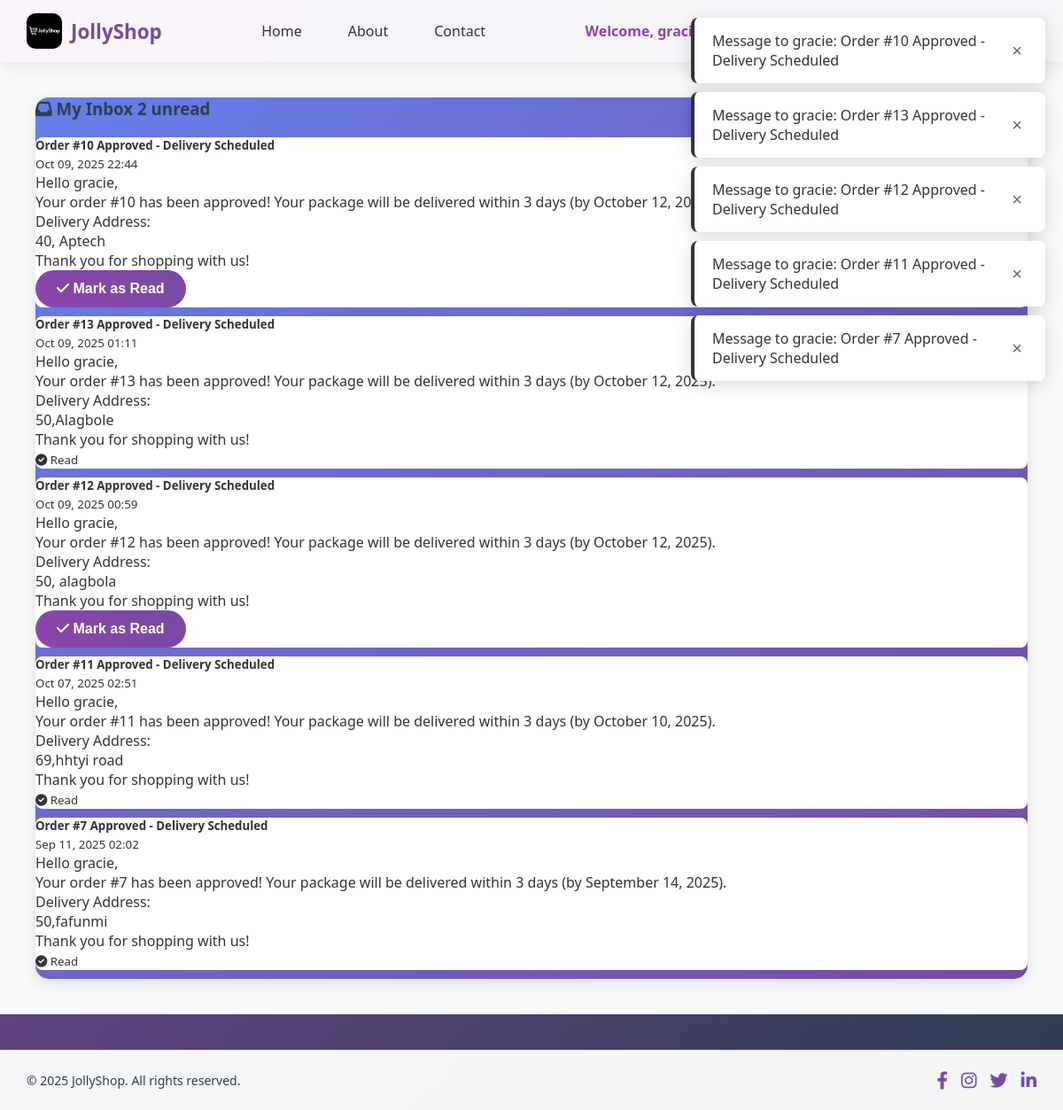
Screenshot of /inbox/ (signed in) with the database file from the repository.
### Mini_catalog/models.py (models this page shows)
class InboxMessage(models.Model):
    user = models.ForeignKey(User, on_delete=models.CASCADE)
    subject = models.CharField(max_length=200)
    message = models.TextField()
    created_at = models.DateTimeField(auto_now_add=True)
    is_read = models.BooleanField(default=False)
    message_type = models.CharField(max_length=50, default='general')  # 'general', 'order_update', etc.
    def __str__(self):
        return f"Message to {self.user.username}: {self.subject}"
    class Meta:
        ordering = ['-created_at']

### Mini_catalog/views.py (the view)
# urls.py: path("inbox/", views.inbox, name="inbox"),
@login_required
def inbox(request):
    messages_list = InboxMessage.objects.filter(user=request.user).order_by('-created_at')
    unread_count = messages_list.filter(is_read=False).count()
    if request.method == 'POST':
        message_id = request.POST.get('mark_read')
        if message_id:
            message = get_object_or_404(InboxMessage, id=message_id, user=request.user)
            message.is_read = True
            message.save()
    return render(request, 'inbox.html', {
        'messages': messages_list,
        'unread_count': unread_count,
    })

### Mini_catalog/templates/inbox.html (shortened to what this page needs)
{% extends 'base.html' %}
{% block content %}
<div class="container mt-4">
    <div class="row">
        <div class="col-md-12">
<div class="card" style="background: linear-gradient(135deg, #667eea 0%, #764ba2 100%); color: white;">
    <div class="card-header" style="background: transparent; border-bottom: none;">
        <h3 class="card-title">
            <i class="fas fa-inbox"></i> My Inbox
            {% if unread_count > 0 %}
                <span class="badge badge-danger">{{ unread_count }} unread</span>
            {% endif %}
        </h3>
    </div>
    <div class="card-body" style="background: transparent;">
        {% if messages %}
            <div class="list-group">
                {% for message in messages %}
                    <div class="list-group-item {% if not message.is_read %}list-group-item-primary{% endif %}" style="background: white; color: #333; border-radius: 8px; margin-bottom: 10px;">
                        <div class="d-flex w-100 justify-content-between">
                            <h5 class="mb-1">{{ message.subject }}</h5>
                            <small>{{ message.created_at|date:"M d, Y H:i" }}</small>
                        </div>
                        <p class="mb-1">{{ message.message|linebreaks }}</p>
                        {% if not message.is_read %}
                            <form method="post" class="d-inline">
                                <button type="submit" class="btn btn-sm btn-outline-secondary">
                                    <i class="fas fa-check"></i> Mark as Read
                                </button>
                            </form>
                        {% else %}
                            <small class="text-muted"><i class="fas fa-check-circle"></i> Read</small>
                        {% endif %}
                    </div>
                {% endfor %}
            </div>
        {% else %}
            <div class="text-center py-5">
                <i class="fas fa-inbox fa-3x text-muted mb-3"></i>
                <h4 class="text-muted">No messages yet</h4>
                <p class="text-muted">Your inbox is empty. Messages will appear here when you receive updates about your orders.</p>
            </div>
        {% endif %}
    </div>
</div>
        </div>
    </div>
</div>
{% endblock %}

### Mini_catalog/templates/base.html (shortened to what this page needs)
{% load static %}
{% load humanize %}
<!DOCTYPE html>
<html lang="en">
<head>
    <link rel="stylesheet" href="https://cdnjs.cloudflare.com/ajax/libs/font-awesome/6.0.0/css/all.min.css">
</head>
<body>
    <nav class="navbar">
        <div class="logo">
            <img src="{% static 'images/Jollyshop.jpg' %}" alt="JollyShop Logo">
            <span>JollyShop</span>
        </div>
        <div class="nav-links">
            <a href="{% url 'product_list' %}">Home</a>
            <a href="{% url 'about' %}">About</a>
            <a href="{% url 'contact' %}">Contact</a>
        </div>
        <div class="nav-links user-info">
            {% if user.is_authenticated and not user.is_anonymous %}
                <span>Welcome, {{ user.username }}!</span>
                {% if not user.is_staff %}
                    <a href="{% url 'inbox' %}">Inbox</a>
                    <a href="{% url 'view_cart' %}" class="cart-badge" data-count="{{ cart_items_count }}">Cart</a>
                    <a href="{% url 'view_wishlist' %}">Wishlist</a>
                {% endif %}
                <a href="{% url 'logout' %}" onclick="return confirm('Are you sure you want to logout?')">Logout</a>
            {% else %}
                <a href="{% url 'login' %}">Login</a>
                <a href="{% url 'register' %}">Register</a>
            {% endif %}
        </div>
    </nav>
    <div class="content">
        <div class="container">
            {% block content %}{% endblock %}
        </div>
    </div>
    <footer class="footer">
        <div class="footer-content">
            <div class="copyright">
                &copy; 2025 JollyShop. All rights reserved.
            </div>
            <div class="social-icons">
                <a href="https://www.facebook.com/share/16A7QfD5Bg/" title="Facebook" target="_blank"><i class="fab fa-facebook-f"></i></a>
                <a href="https://www.instagram.com/ayogram_1?igsh=MTZodTMyY255cHh6aw==" title="Instagram" target="_blank"><i class="fab fa-instagram"></i></a>
                <a href="https://x.com/ayogram_01?t=WucJrnkUXLJx-KQOdCGoXg&s=08" title="Twitter" target="_blank"><i class="fab fa-twitter"></i></a>
                <a href="https://www.linkedin.com/in/waliyi-balogun-8045a930b?utm_source=share&utm_campaign=share_via&utm_content=profile&utm_medium=android_app" title="LinkedIn" target="_blank"><i class="fab fa-linkedin-in"></i></a>
            </div>
        </div>
    </footer>
    {% if messages %}
      <div id="message-popup" class="message-popup">
        {% for message in messages %}
          <div class="message-content {{ message.tags }}">
            <span class="message-text">{{ message }}</span>
            <button class="message-close" onclick="closeMessagePopup()">&times;</button>
          </div>
        {% endfor %}
      </div>
    {% endif %}
</body>
</html>

### rows the page displays
InboxMessage: subject "Order #10 Approved - Delivery Scheduled", created_at "Oct 09, 2025 22:44", message "Hello gracie, Your order #10 has been approved! Your package will be delivered within 3 days (by October 12, 2025). Delivery Address: 40, Aptech Thank you for shopping with us!", user+subject "Message to gracie: Order #10 Approved - Delivery Scheduled"
InboxMessage: subject "Order #13 Approved - Delivery Scheduled", created_at "Oct 09, 2025 01:11", message "Hello gracie, Your order #13 has been approved! Your package will be delivered within 3 days (by October 12, 2025). Delivery Address: 50,Alagbole Thank you for shopping with us!", is_read True (drawn), user+subject "Message to gracie: Order #13 Approved - Delivery Scheduled"
InboxMessage: subject "Order #12 Approved - Delivery Scheduled", created_at "Oct 09, 2025 00:59", message "Hello gracie, Your order #12 has been approved! Your package will be delivered within 3 days (by October 12, 2025). Delivery Address: 50, alagbola Thank you for shopping with us!", user+subject "Message to gracie: Order #12 Approved - Delivery Scheduled"
InboxMessage: subject "Order #11 Approved - Delivery Scheduled", created_at "Oct 07, 2025 02:51", message "Hello gracie, Your order #11 has been approved! Your package will be delivered within 3 days (by October 10, 2025). Delivery Address: 69,hhtyi road Thank you for shopping with us!", is_read True (drawn), user+subject "Message to gracie: Order #11 Approved - Delivery Scheduled"
InboxMessage: subject "Order #7 Approved - Delivery Scheduled", created_at "Sep 11, 2025 02:02", message "Hello gracie, Your order #7 has been approved! Your package will be delivered within 3 days (by September 14, 2025). Delivery Address: 50,fafunmi Thank you for shopping with us!", is_read True (drawn), user+subject "Message to gracie: Order #7 Approved - Delivery Scheduled"

### other values shown
{{ user.username }} "gracie"
{{ unread_count }} "2"
